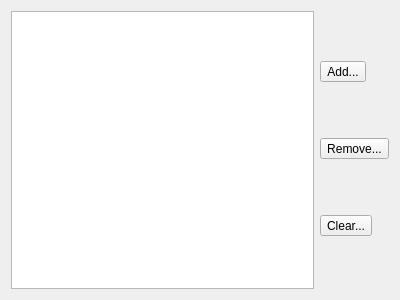
<?xml version="1.0" encoding="UTF-8"?>
<ui version="4.0">
 <class>Form</class>
 <widget class="QWidget" name="Form">
  <property name="geometry">
   <rect>
    <x>0</x>
    <y>0</y>
    <width>400</width>
    <height>300</height>
   </rect>
  </property>
  <property name="windowTitle">
   <string>Set up notification addresses</string>
  </property>
  <property name="windowIcon">
   <iconset resource="../../../resource/icons/icons.qrc">
    <normaloff>:/icons/notification.svg</normaloff>:/icons/notification.svg</iconset>
  </property>
  <layout class="QHBoxLayout" name="horizontalLayout">
   <item>
    <widget class="QTreeView" name="treeView"/>
   </item>
   <item>
    <layout class="QVBoxLayout" name="verticalLayout">
     <item>
      <widget class="QToolButton" name="addToolButton">
       <property name="text">
        <string>Add...</string>
       </property>
       <property name="icon">
        <iconset theme="list-add"/>
       </property>
      </widget>
     </item>
     <item>
      <widget class="QToolButton" name="removeToolButton">
       <property name="text">
        <string>Remove...</string>
       </property>
       <property name="icon">
        <iconset theme="list-remove"/>
       </property>
      </widget>
     </item>
     <item>
      <widget class="QToolButton" name="clearToolButton">
       <property name="text">
        <string>Clear...</string>
       </property>
       <property name="icon">
        <iconset theme="edit-clear-all"/>
       </property>
      </widget>
     </item>
    </layout>
   </item>
  </layout>
 </widget>
 <resources>
  <include location="../../../resource/icons/icons.qrc"/>
 </resources>
 <connections/>
</ui>
